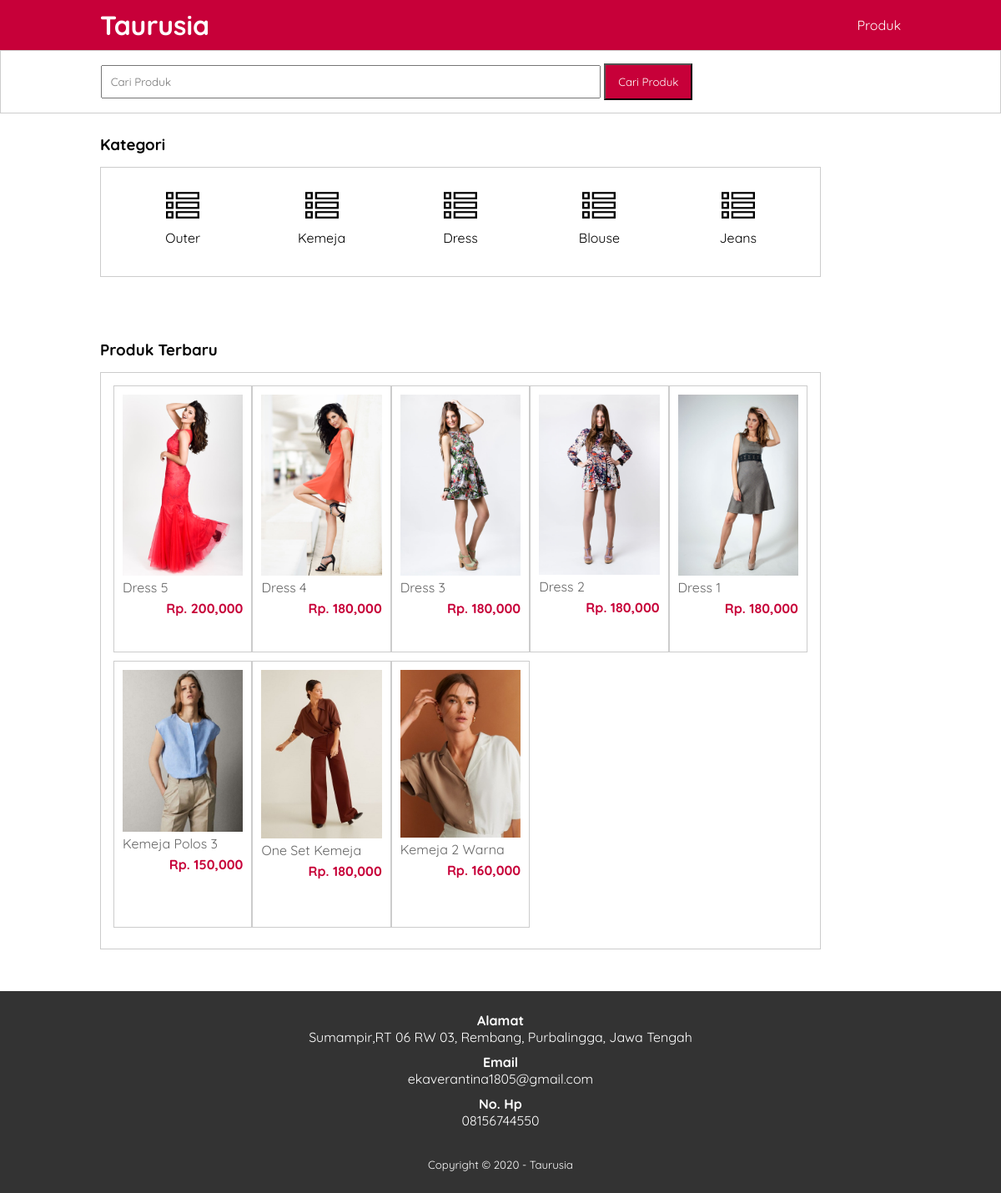
The page / on the database its author committed.
### tables this page shows
CREATE TABLE `tb_category` (
  `category_id` int(11) NOT NULL,
  `category_name` varchar(25) NOT NULL
);

CREATE TABLE `tb_product` (
  `product_id` int(11) NOT NULL,
  `category_id` int(11) NOT NULL,
  `product_name` varchar(100) NOT NULL,
  `product_price` int(11) NOT NULL,
  `product_description` text NOT NULL,
  `product_image` varchar(100) NOT NULL,
  `product_status` tinyint(1) NOT NULL,
  `date_created` timestamp NOT NULL DEFAULT current_timestamp()
);

### index.php (the view, shortened to what this page needs)
<?php
	include 'db.php';
	$kontak = mysqli_query($conn, "SELECT admin_telp, admin_email, admin_address FROM tb_admin WHERE admin_id = 1");
	$a = mysqli_fetch_object($kontak);
?>
<!DOCTYPE html>
<html>
<head>
	<link rel="stylesheet" type="text/css" href="style.css">
</head>
<body>
	<header>
	<div class="container">
		<h1><a href="index.php">Taurusia</a></h1>
		<ul>
			<li><a href="Produk.php">Produk</a></li>
		</ul>
	</div>
	</header>
	<div class="search">
		<div class="container">
			<form action="produk.php">
				<input type="text" name="search" placeholder="Cari Produk">
				<input type="submit" name="cari" value="Cari Produk">
			</form>
		</div>
	</div>
	<div class="section">
		<div class="container">
			<h3>Kategori</h3>
			<div class="box">
				<?php
					$kategori = mysqli_query($conn, "SELECT * FROM tb_category ORDER BY category_id DESC");
					if(mysqli_num_rows($kategori) > 0){
						while ($k = mysqli_fetch_array($kategori)) {
				?>
					<a href="produk.php?kat=<?php echo $k['category_id']?>">
						<div class="col-5">
							<img src="img/list.png" width="40px" style="margin-bottom: 5px;">
							<p><?php echo $k['category_name']?></p>
						</div>
					</a>
			<?php } }else{?>
				<p>Kategori tidak ada</p>
			<?php }?>
			</div>
		</div>
	</div>
	<div class="section">
		<div class="container">
			<h3>Produk Terbaru</h3>
			<div class="box" width="40%">
				<?php
					$produk = mysqli_query($conn, "SELECT * FROM tb_product WHERE product_status = 1 ORDER BY product_id DESC LIMIT 8");
					if(mysqli_num_rows($produk) > 0){
						while($p = mysqli_fetch_array($produk)){
				?>
					<a href="detail-produk.php?id=<?php echo $p['product_id']?>">
						<div class="col-4">
							<img src="produk/<?php echo $p['product_image']?>">
							<p class="nama"><?php echo substr($p['product_name'], 0,30)?></p>
							<p class="harga">Rp. <?php echo number_format($p['product_price'])?></p>
					</div>
					</a>
				<?php }}else{ ?>
					<p>Produk tidak ada</p>
				<?php } ?>
			</div>
		</div>
	</div>
	<div class="footer">
		<div class="container">
			<h4>Alamat</h4>
			<p><?php echo $a->admin_address?></p>
			<h4>Email</h4>
			<p><?php echo $a->admin_email?></p>
			<h4>No. Hp</h4>
			<p><?php echo $a->admin_telp?></p>
			<small>Copyright &copy; 2020 - Taurusia</small>
		</div>
	</div>
</body>
</html>

### style.css (style rules this page uses)
* { padding: 0; margin: 0; font-family: 'Quicksand', sans-serif; }
body { background-color: #FFFFFF; }
a { color: inherit; text-decoration: none; }
header { border: none; background-color: #C70039; color: #FFFFFF; }
header h1 { float: left; padding: 10px 0; }
header ul { float: right; }
header ul li { display: inline-block; }
header ul li a { padding: 20px 0 20px 15px; display: inline-block; }
.container { width: 80%; margin: 0 auto; }
.container:after { content: ''; display: block; clear: both; }
.section { padding: 25px 0; }
.box { width: 90%; background-color: #FFFFFF; border: 1px solid #ccc; padding: 15px; box-sizing: border-box; margin: 15px 0 25px 0; }
.box:after { content: ''; display: block; clear: both; }
.search { padding: 15px 0; background-color: #FFFFFF; border : 1px solid #ccc; }
.search input[type=text] { width: 60% ; padding: 10px; }
.search input[type=submit] { padding: 12px 15px; background-color: #C70039; color: #FFFFFF; cursor: pointer; }
.col-5 { width: 20%; height: 100px; text-align: center; float: left; padding: 10px; box-sizing: border-box; }
.col-4 { width: 20%; height: 320px; border: 1px solid #ccc; float: left; padding: 10px; box-sizing: border-box; margin-bottom: 10px; }
.col-4 img { width: 100%; }
.col-4 .nama { color: #666; margin-bottom: 5px; }
.col-4 .harga { font-weight: bold; color: #C70039; float: right; }
.footer { padding: 25px 0; background-color: #333; color: #FFFFFF; text-align: center; }
.footer p { margin-bottom: 10px; }
.footer small { margin-top: 25px; display: inline-block; }

### rows shown on the page
tb_category: category_name "Outer"
tb_category: category_name "Kemeja"
tb_category: category_name "Dress"
tb_category: category_name "Blouse"
tb_category: category_name "Jeans"
tb_product: product_image (picture), product_name "Dress 5", product_price "200,000"
tb_product: product_image (picture), product_name "Dress 4", product_price "180,000"
tb_product: product_image (picture), product_name "Dress 3", product_price "180,000"
tb_product: product_image (picture), product_name "Dress 2", product_price "180,000"
tb_product: product_image (picture), product_name "Dress 1", product_price "180,000"
tb_product: product_image (picture), product_name "Kemeja Polos 3", product_price "150,000"
tb_product: product_image (picture), product_name "One Set Kemeja", product_price "180,000"
tb_product: product_image (picture), product_name "Kemeja 2 Warna", product_price "160,000"

### other values the page prints
$a->admin_address "Sumampir,RT 06 RW 03, Rembang, Purbalingga, Jawa Tengah"
$a->admin_email "ekaverantina1805@gmail.com"
$a->admin_telp "08156744550"
